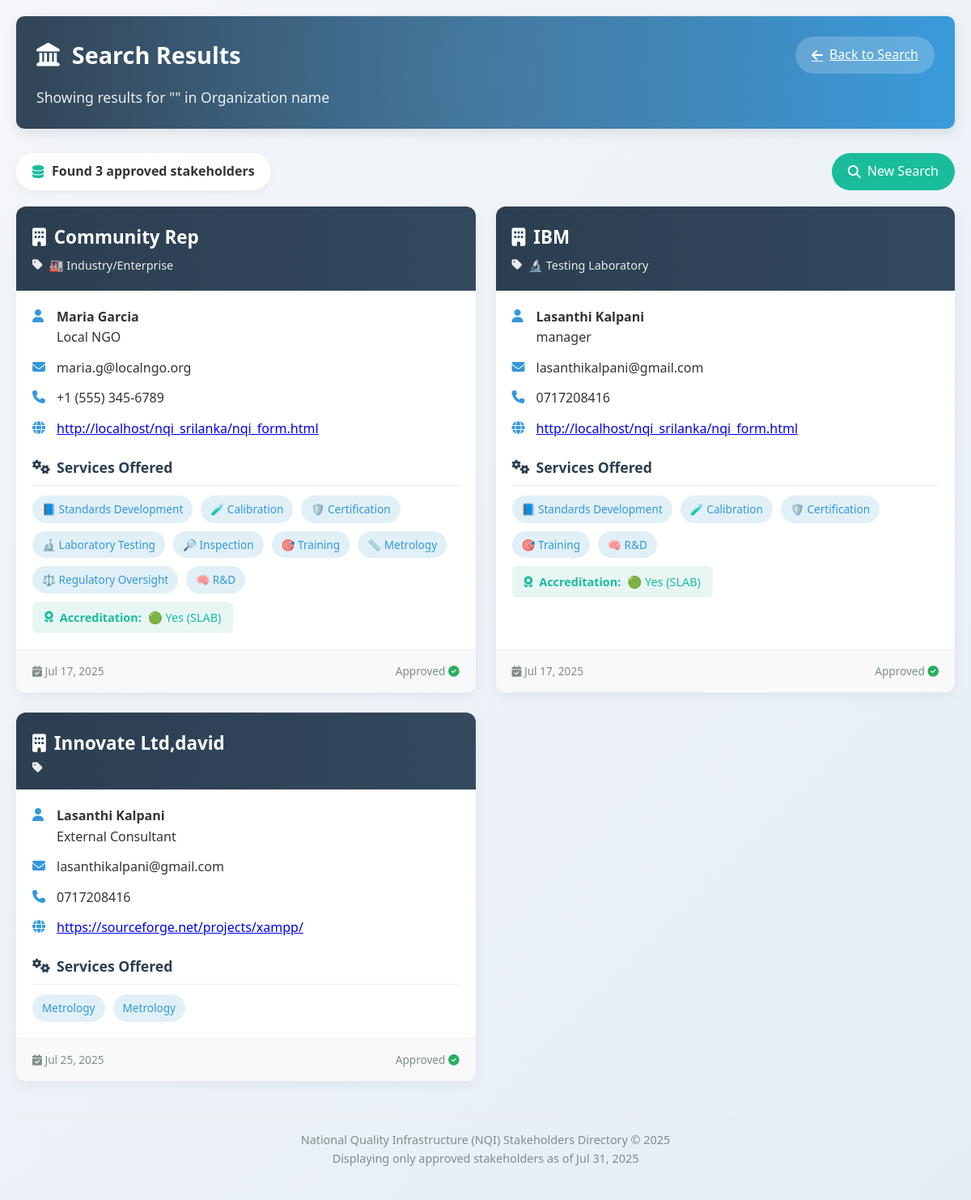
The page /search.php on the database as committed earlier.
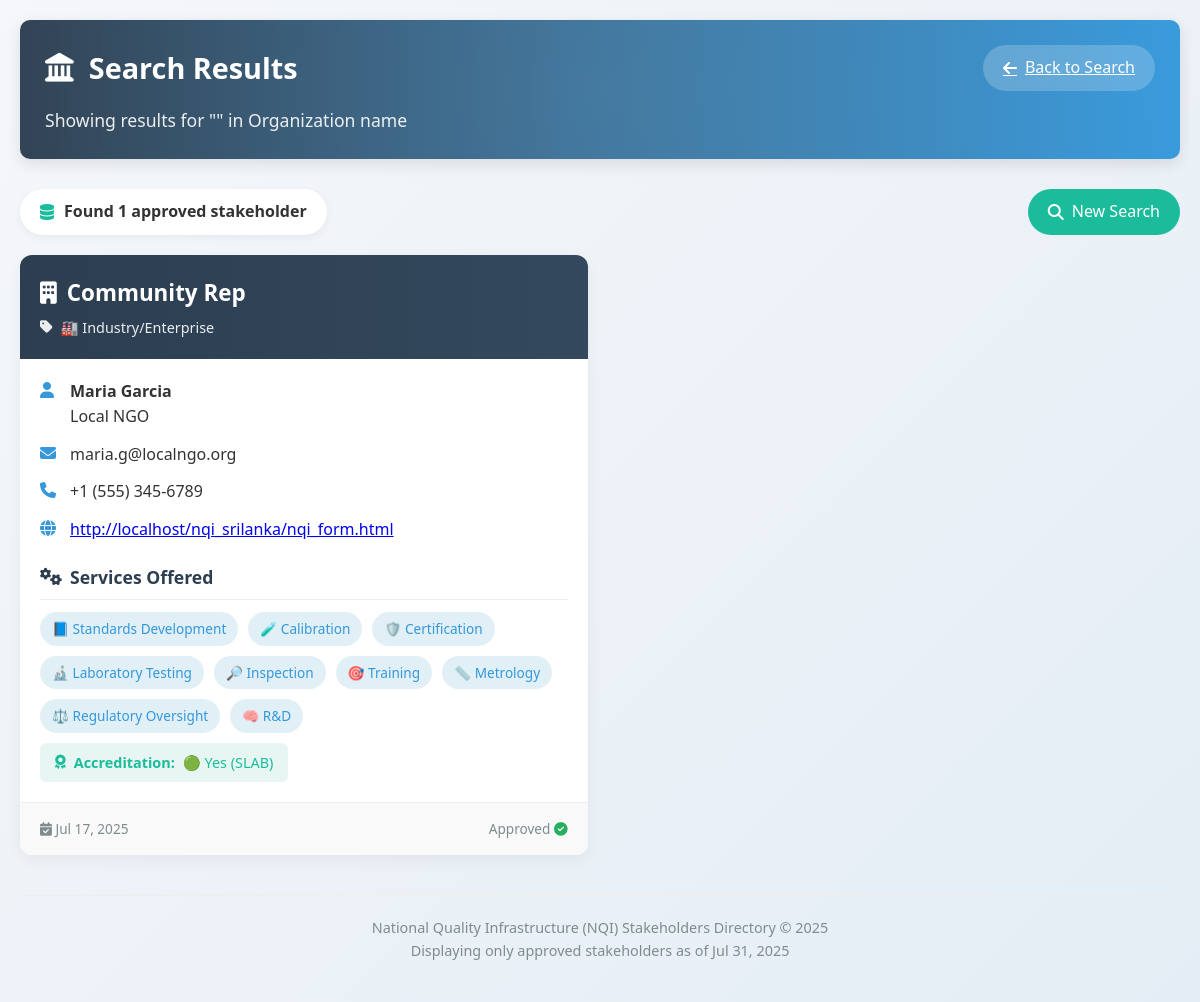
The same page on the database as committed later.
### tables this page shows
CREATE TABLE `nqi_stakeholders` (
  `id` int(11) NOT NULL,
  `organization_name` varchar(255) DEFAULT NULL,
  `organization_type` varchar(255) DEFAULT NULL,
  `organization_type_other` varchar(255) DEFAULT NULL,
  `contact_person` varchar(255) DEFAULT NULL,
  `designation` varchar(255) DEFAULT NULL,
  `email` varchar(255) DEFAULT NULL,
  `phone` varchar(100) DEFAULT NULL,
  `website` varchar(255) DEFAULT NULL,
  `core_services` text DEFAULT NULL,
  `services` text DEFAULT NULL,
  `services_other` varchar(255) DEFAULT NULL,
  `accreditation` varchar(255) DEFAULT NULL,
  `accreditation_details` text DEFAULT NULL,
  `compliance_update` varchar(50) DEFAULT NULL,
  `regional_branches` varchar(50) DEFAULT NULL,
  `regional_branch_list` text DEFAULT NULL,
  `comments` text DEFAULT NULL,
  `submitted_at` timestamp NOT NULL DEFAULT current_timestamp(),
  `approval_status` enum('pending','approved','rejected') NOT NULL DEFAULT 'pending',
  `user_id` int(11) DEFAULT NULL
);

### search.php (the view, shortened to what this page needs)
<?php
require_once 'connect.php';
$search = isset($_GET['search']) ? trim($_GET['search']) : '';
$search_field = isset($_GET['field']) ? $_GET['field'] : 'organization_name';
$query = "SELECT * FROM nqi_stakeholders WHERE approval_status = 'approved'";
$result = $conn->query($query);
$total_results = $result ? $result->num_rows : 0;
?>
<!DOCTYPE html>
<html lang="en">
<head>
    <link rel="stylesheet" href="https://cdnjs.cloudflare.com/ajax/libs/font-awesome/6.4.0/css/all.min.css">
</head>
<body>
    <div class="container">
        <header>
            <div class="header-top">
                <h1><i class="fas fa-landmark"></i> Search Results</h1>
                <a href="search.html" class="back-btn">
                    <i class="fas fa-arrow-left"></i> Back to Search
                </a>
            </div>
            <div class="search-info">
                Showing results for "<?php echo htmlspecialchars($search); ?>" in <?php echo htmlspecialchars(ucfirst(str_replace('_', ' ', $search_field))); ?>
            </div>
        </header>
        <div class="stats">
            <div class="result-count">
                <i class="fas fa-database"></i>
                Found <?php echo $total_results; ?> approved stakeholder<?php echo $total_results != 1 ? 's' : ''; ?>
            </div>
            <a href="search.html" class="new-search">
                <i class="fas fa-search"></i> New Search
            </a>
        </div>
        <div class="stakeholders-grid">
            <?php
            if ($total_results > 0) {
                while($row = $result->fetch_assoc()) {
                    $services = !empty($row['services']) ? explode(',', $row['services']) : [];
                    ?>
                    <div class="stakeholder-card" style="animation-delay: <?php echo rand(0, 300); ?>ms">
                        <div class="card-header">
                            <h2 class="org-name"><i class="fas fa-building"></i> <?php echo htmlspecialchars($row['organization_name']); ?></h2>
                            <div class="org-type">
                                <i class="fas fa-tag"></i> <?php echo htmlspecialchars($row['organization_type']); ?>
                            </div>
                        </div>
                        <div class="card-body">
                            <div class="contact-info">
                                <div class="contact-item">
                                    <i class="fas fa-user"></i>
                                    <div>
                                        <strong><?php echo htmlspecialchars($row['contact_person']); ?></strong><br>
                                        <?php echo htmlspecialchars($row['designation']); ?>
                                    </div>
                                </div>
                                <div class="contact-item">
                                    <i class="fas fa-envelope"></i>
                                    <div><?php echo htmlspecialchars($row['email']); ?></div>
                                </div>
                                <div class="contact-item">
                                    <i class="fas fa-phone"></i>
                                    <div><?php echo htmlspecialchars($row['phone']); ?></div>
                                </div>
                                <?php if (!empty($row['website'])): ?>
                                <div class="contact-item">
                                    <i class="fas fa-globe"></i>
                                    <div>
                                        <a href="<?php echo htmlspecialchars($row['website']); ?>" target="_blank">
                                            <?php echo htmlspecialchars($row['website']); ?>
                                        </a>
                                    </div>
                                </div>
                                <?php endif; ?>
                            </div>
                            <div class="services-section">
                                <h3 class="section-title"><i class="fas fa-cogs"></i> Services Offered</h3>
                                <div class="services-list">
                                    <?php foreach ($services as $service): ?>
                                        <?php $service = trim($service); ?>
                                        <?php if (!empty($service)): ?>
                                            <div class="service-badge">
                                                <?php echo htmlspecialchars($service); ?>
                                            </div>
                                        <?php endif; ?>
                                    <?php endforeach; ?>
                                    <?php if (!empty($row['services_other'])): ?>
                                        <div class="service-badge">
                                            <?php echo htmlspecialchars($row['services_other']); ?>
                                        </div>
                                    <?php endif; ?>
                                </div>
                            </div>
                            <?php if (!empty($row['accreditation']) && $row['accreditation'] != '🔴 No'): ?>
                                <div class="accreditation-badge">
                                    <i class="fas fa-award"></i>
                                    <strong>Accreditation:</strong> <?php echo htmlspecialchars($row['accreditation']); ?>
                                </div>
                            <?php endif; ?>
                        </div>
                        <div class="card-footer">
                            <div>
                                <i class="fas fa-calendar-check"></i>
                                <?php
                                $date = new DateTime($row['submitted_at']);
                                echo $date->format('M d, Y');
                                ?>
                            </div>
                            <div>
                                Approved <i class="fas fa-check-circle" style="color: var(--success);"></i>
                            </div>
                        </div>
                    </div>
                    <?php
                }
            }
            ?>
        </div>
        <footer>
            <p>National Quality Infrastructure (NQI) Stakeholders Directory &copy; <?php echo date('Y'); ?></p>
            <p>Displaying only approved stakeholders as of <?php echo date('M d, Y'); ?></p>
        </footer>
    </div>
</body>
</html>

### search.php (style rules this page uses)
:root { --primary: #2c3e50; --secondary: #3498db; --accent: #1abc9c; --light: #ecf0f1; --dark: #34495e; --success: #27ae60; }
* { margin: 0; padding: 0; box-sizing: border-box; font-family: 'Segoe UI', Tahoma, Geneva, Verdana, sans-serif; }
body { background: linear-gradient(135deg, #f5f7fa 0%, #e4edf5 100%); color: #333; line-height: 1.6; padding: 20px; min-height: 100vh; }
.container { max-width: 1400px; margin: 0 auto; }
header { background: linear-gradient(to right, var(--primary), var(--secondary)); color: white; padding: 25px; border-radius: 10px; box-shadow: 0 5px 15px rgba(0, 0, 0, 0.1); margin-bottom: 30px; position: relative; overflow: hidden; }
header::before { content: ""; position: absolute; top: -50%; left: -50%; width: 200%; height: 200%; background: radial-gradient(circle, rgba(255,255,255,0.1) 0%, rgba(255,255,255,0) 70%); pointer-events: none; }
.header-top { display: flex; justify-content: space-between; align-items: center; margin-bottom: 15px; }
h1 { font-size: 1.8rem; display: flex; align-items: center; gap: 15px; }
.back-btn { background: rgba(255, 255, 255, 0.2); color: white; border: none; padding: 10px 20px; border-radius: 50px; font-size: 16px; cursor: pointer; transition: all 0.3s; display: flex; align-items: center; gap: 8px; }
.search-info { font-size: 1.1rem; opacity: 0.9; max-width: 800px; }
.stats { display: flex; justify-content: space-between; align-items: center; margin-bottom: 20px; flex-wrap: wrap; gap: 15px; }
.result-count { background: white; padding: 10px 20px; border-radius: 50px; font-weight: 600; box-shadow: 0 3px 10px rgba(0, 0, 0, 0.05); display: flex; align-items: center; gap: 10px; }
.result-count i { color: var(--accent); }
.new-search { background: var(--accent); color: white; border: none; padding: 10px 20px; border-radius: 50px; font-size: 16px; cursor: pointer; transition: all 0.3s; display: flex; align-items: center; gap: 8px; text-decoration: none; }
.stakeholders-grid { display: grid; grid-template-columns: repeat(auto-fill, minmax(380px, 1fr)); gap: 25px; margin-bottom: 40px; }
.stakeholder-card { background: white; border-radius: 12px; overflow: hidden; box-shadow: 0 5px 15px rgba(0, 0, 0, 0.05); transition: all 0.3s ease; display: flex; flex-direction: column; height: 100%; opacity: 0; transform: translateY(20px); animation: fadeInUp 0.5s forwards; }
.card-header { background: linear-gradient(to right, var(--primary), var(--dark)); color: white; padding: 20px; }
.org-name { font-size: 1.4rem; margin-bottom: 5px; display: flex; align-items: center; gap: 10px; }
.org-type { font-size: 0.9rem; opacity: 0.9; display: flex; align-items: center; gap: 8px; }
.card-body { padding: 20px; flex-grow: 1; }
.contact-info { display: flex; flex-direction: column; gap: 12px; margin-bottom: 20px; }
.contact-item { display: flex; align-items: flex-start; gap: 10px; }
.contact-item i { color: var(--secondary); min-width: 20px; padding-top: 3px; }
.services-section { margin-top: 20px; }
.section-title { display: flex; align-items: center; gap: 8px; font-size: 1.1rem; margin-bottom: 12px; padding-bottom: 8px; border-bottom: 1px solid #eee; color: var(--primary); }
.services-list { display: flex; flex-wrap: wrap; gap: 10px; }
.service-badge { background: #e1f0f7; color: var(--secondary); padding: 6px 12px; border-radius: 20px; font-size: 0.85rem; display: flex; align-items: center; gap: 5px; }
.accreditation-badge { background: #e8f6f3; color: var(--accent); padding: 8px 15px; border-radius: 6px; font-size: 0.9rem; display: inline-flex; align-items: center; gap: 8px; margin-top: 10px; }
.card-footer { background: #f9f9f9; padding: 15px 20px; border-top: 1px solid #eee; font-size: 0.85rem; color: #7f8c8d; display: flex; justify-content: space-between; align-items: center; }
footer { text-align: center; padding: 20px; color: #7f8c8d; font-size: 0.9rem; border-top: 1px solid #eee; margin-top: 30px; }

Rows that differ between the two databases and show on the page:
removed nqi_stakeholders: organization_name "IBM", organization_type "🔬 Testing Laboratory", contact_person "Lasanthi Kalpani", designation "manager", email "lasanthikalpani@gmail.com", phone "0717208416", website "http://localhost/nqi_srilanka/nqi_form.html", services "📘 Standards Development", services "🧪 Calibration", services "🛡️ Certification", services "🎯 Training", services "🧠 R&D", accreditation "🟢 Yes (SLAB)", submitted_at "Jul 17, 2025", shown under "Search Results"
removed nqi_stakeholders: organization_name "Innovate Ltd,david", contact_person "Lasanthi Kalpani", designation "External Consultant", email "lasanthikalpani@gmail.com", phone "0717208416", website "https://sourceforge.net/projects/xampp/", services "Metrology", services_other "Metrology", submitted_at "Jul 25, 2025"
Other text that changed with them:
$total_results: "3" → "1"
text no longer shown: "s"
